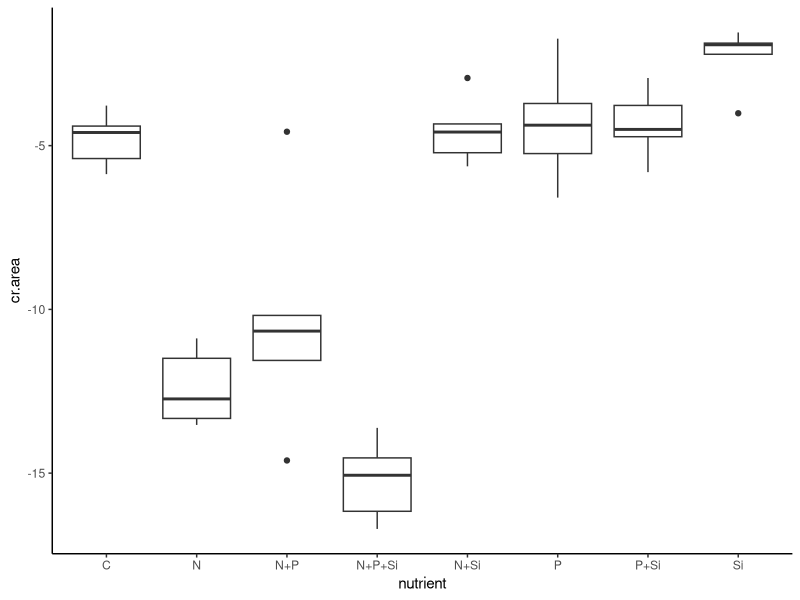
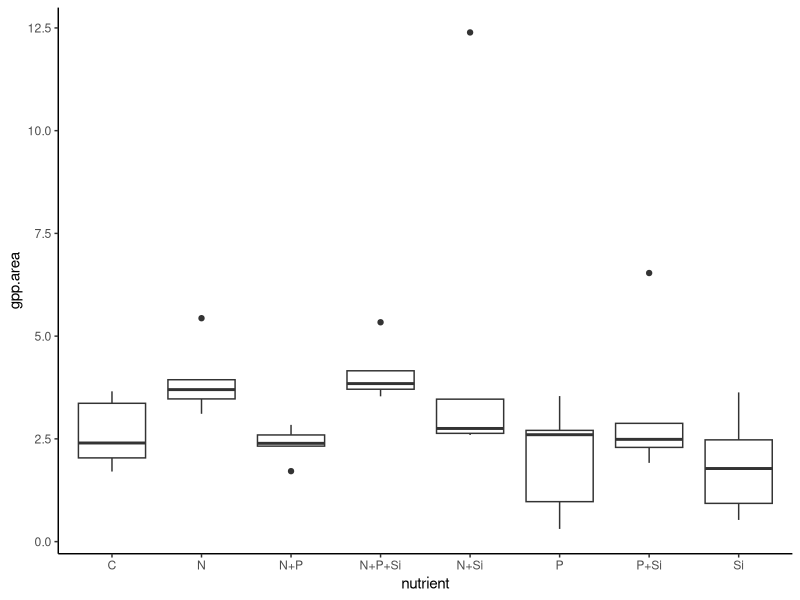
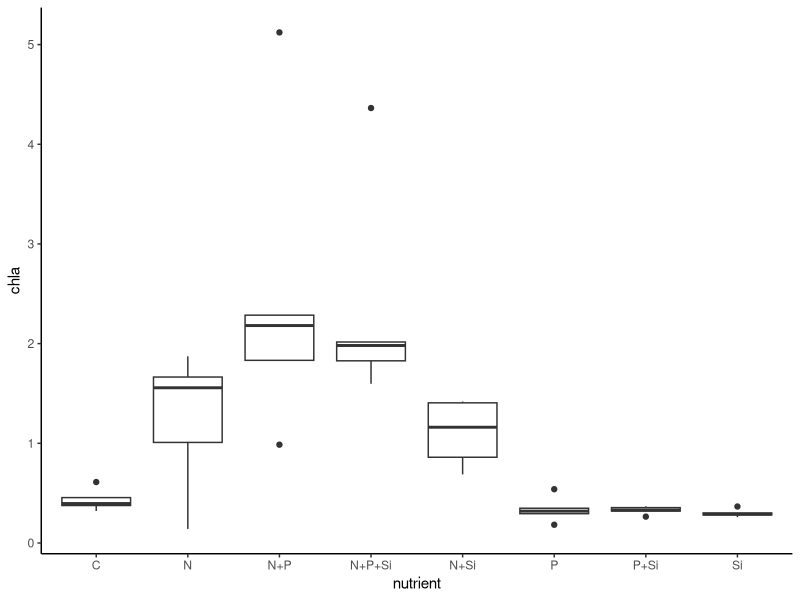
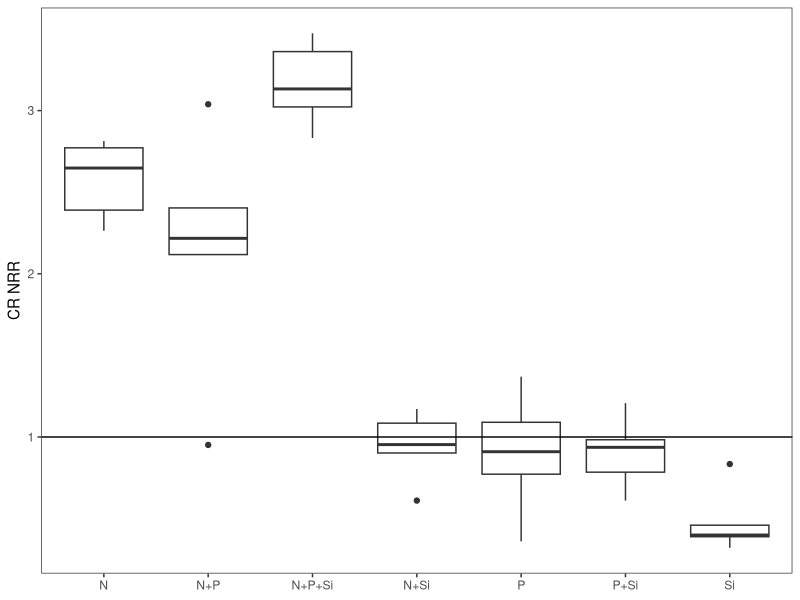
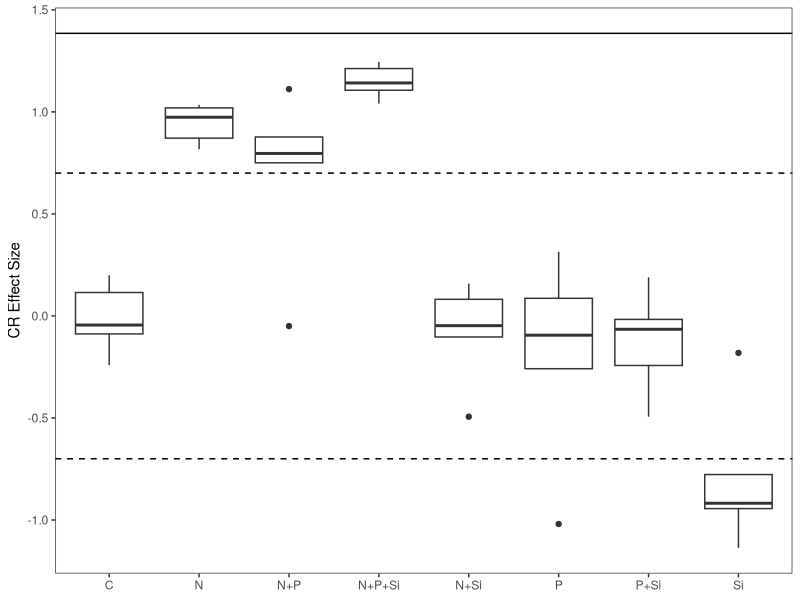
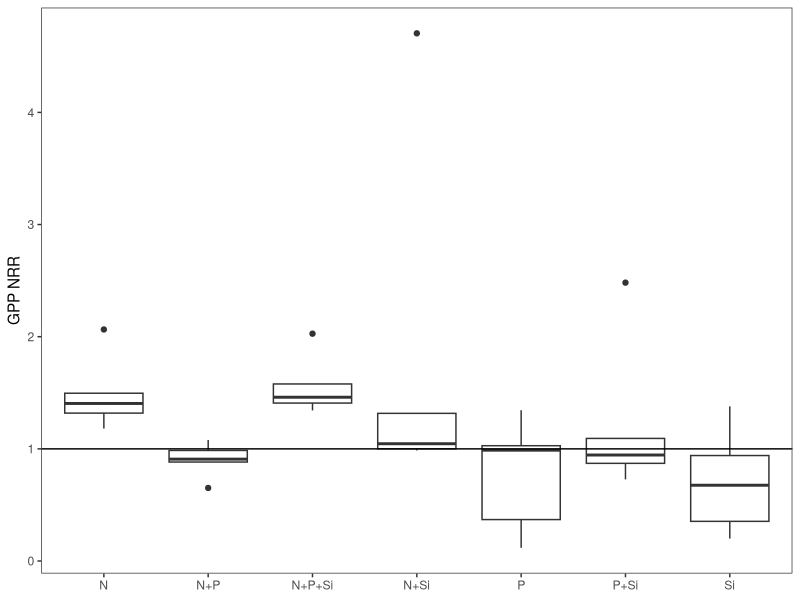
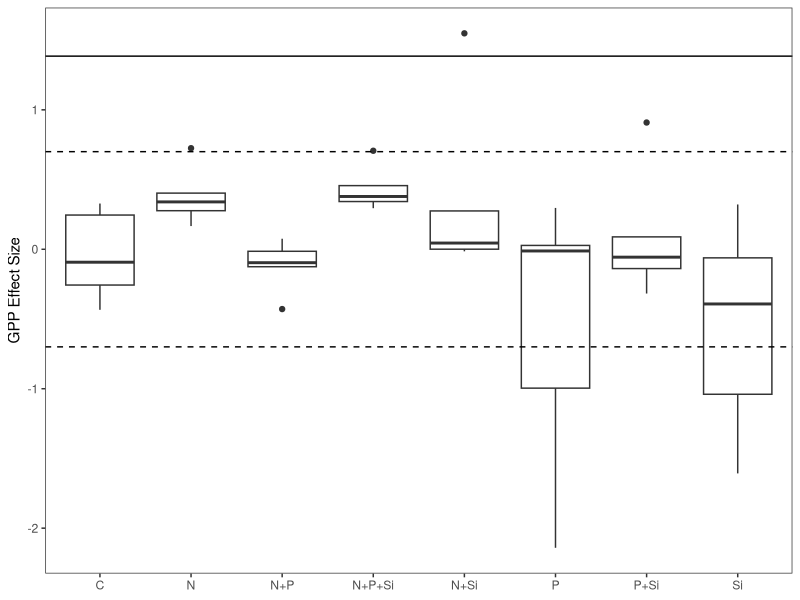
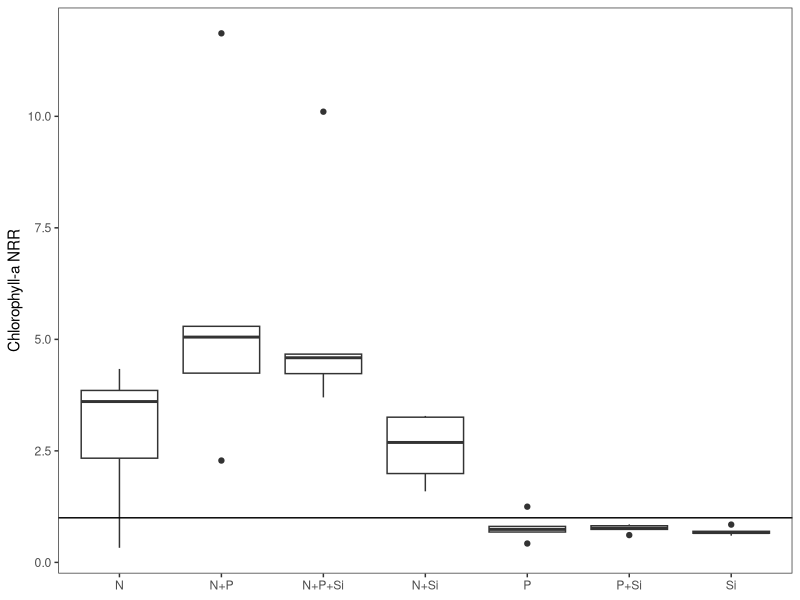

Write R code to recreate these figures, in order. (Note: this script raises an error after producing the figures.)
#Author:  Clay Arango
#Creation date: 10-Feb-19
#Script to analyze NDS data from Summer 2018 WSB work with S. Roley and A. Alexiades

#packages
install.packages("nlme")
install.packages("nortest")
install.packages("plyr")
install.packages("dplyr")
install.packages("multcomp")
install.packages("MASS")
install.packages("ggplot2")
library(nlme)
library(nortest)
library(plyr)
library(dplyr)
library(multcomp)
library(MASS)
library(ggplot2)

#Load data
cle_summer <- read.table(file="cle_summer.csv", header=T, sep=",")

#set variable
d = cle_summer

#evaluate data to make sure factors are correct
names(d)

unique(d$nutrient) #control, N, NP, NPSi, NSi, P, PSi, Si
unique(d$N) #should be 0 and 1
unique(d$P) #should be 0 and 1
unique(d$Si) #should be 0 and 1
unique(d$top) #should be "sponge" and "glass"
#if need to change, use recode function below. 
#d$top<-recode(d$top, "cellulose" = "sponge")
str(d)

#convert N and P and Si values (0 or 1 for absence or presence) to factors
d$N<-as.factor(d$N)
d$P<-as.factor(d$P)
d$Si<-as.factor(d$Si)
str(d)

#subset data into gpp and cr response
d.cr = subset(d, top=="sponge", data=d)
d.gpp = subset(d, top=="glass", data=d)

#check for outliers and check data entry before calculating CR-NRR
ggplot(d.cr, aes(x=nutrient, y=cr.area)) + geom_boxplot() + theme_classic()
#BB5, W1 data entry check out, controls look OK
#keep BB5 and W1

#calculate nrr for cr
x<-ddply(d.cr, "nutrient", summarise, ave_cr = mean(cr.area, na.rm=T)) 
x
d.cr$cr.nrr = d.cr$cr.area/-4.808690 #divide by control ave_cr

#check for outliers and check data entry before calculating GPP- and chla-NRR
ggplot(d.gpp, aes(x=nutrient, y=gpp.area)) + geom_boxplot() + theme_classic()
#Z2 data entry checks out
#can remove Z2 from analysis of NRR, but not affected in NRR calculation

ggplot(d.gpp, aes(x=nutrient, y=chla)) + geom_boxplot() + theme_classic()

#substitute b.d. chlorophyll with 1/2 detection limit using
#3*SD(y/x)/slope, where SD(y/x) is standard error of the chlorophyll regression
#make vectors for the x (chla) and y (RFU) values found in spreadsheet
#y = c(3.39, 397.33, 693, 1390.66, 3003.32, 5897.49)
#x = c(0, 0.025, 0.05, 0.1, 0.25, 0.5)
#summary(lm(y~x))
#chlabd = (188.47/11627.13)/2

#calculate nrr for gpp and chla
x<- ddply(d.gpp, "nutrient", summarise, ave_gpp = mean(gpp.area, na.rm=T), ave_chla = mean(chla, na.rm=T)) 
x
d.gpp$gpp.nrr = d.gpp$gpp.area/2.633438 #divide by control ave_gpp
d.gpp$chla.nrr = d.gpp$chla/0.4318408 #divide by control ave_chla
#use to exclude outliers
#x1<- ddply(subset(d.gpp, !(nds.id=="F6")), "nutrient", summarise, ave_chla = mean(chla, na.rm=T)) 
#x1
#d.gpp$chla.nrr_1<-d.gpp$chla_ug_cm2/2.700340

#combine into one file and export
d.cr$chla.nrr<-NA
#d.cr$chla.nrr_1<-NA#for excluded outliers
d.cr$gpp.nrr<-NA
d.gpp$cr.nrr<-NA
d.nrr<-rbind(d.cr, d.gpp)
d.nrr$site.date<-"cle_summer"
d.nrr$gpp.es<-log(d.nrr$gpp.nrr)
d.nrr$cr.es<-log(d.nrr$cr.nrr)
d.nrr$chla.es<-log(d.nrr$chla.nrr)

write.table(d.nrr, "cle_summer_nrr.csv",  sep=",", quote=F, row.names =F)

###############
#plots of NRR
##############
ggplot(data=subset(d.cr, !(nutrient=="C")), aes(x=nutrient, y=cr.nrr))+geom_boxplot()+theme_bw()+
  ylab("CR NRR")+geom_abline(slope = 0, intercept = 1)+
  theme(axis.title.x=element_blank(), panel.grid.minor=element_blank(), panel.grid.major=element_blank())
#N limitation, possible Si inhibition

ggplot(data=subset(d.nrr, (top=="sponge")), aes(x=nutrient, y=cr.es))+geom_boxplot()+theme_bw()+
  ylab("CR Effect Size")+geom_hline(yintercept = 0.7, lty="dashed")+ geom_hline(yintercept = -0.7, lty="dashed")+
  geom_hline(yintercept = 1.385)+
  theme(axis.title.x=element_blank(), panel.grid.minor=element_blank(), panel.grid.major=element_blank())
#nothing over 1.385, so no significance?

ggplot(data=subset(d.gpp, !(nutrient=="C")), aes(x=nutrient, y=gpp.nrr))+geom_boxplot()+theme_bw()+
  ylab("GPP NRR")+geom_abline(slope = 0, intercept = 1)+
  theme(axis.title.x=element_blank(), panel.grid.minor=element_blank(), panel.grid.major=element_blank())
#possible N limitation (but not NP), likely no limitation (i.e., light?)

ggplot(data=subset(d.nrr, top =="glass"),aes(x=nutrient, y=gpp.es))+geom_boxplot()+theme_bw()+
  ylab("GPP Effect Size")+geom_hline(yintercept = 0.7, lty="dashed")+
  geom_hline(yintercept = -0.7, lty="dashed")+ geom_hline(yintercept = 1.385)+
  theme(axis.title.x=element_blank(), panel.grid.minor=element_blank(), panel.grid.major=element_blank())
#nothing over 1.385 so no significance?

ggplot(data=subset(d.gpp, !(nutrient=="C")), aes(x=nutrient, y=chla.nrr))+geom_boxplot()+theme_bw()+
  ylab("Chlorophyll-a NRR")+geom_abline(slope = 0, intercept = 1)+ 
  theme(axis.title.x=element_blank(), panel.grid.minor=element_blank(), panel.grid.major=element_blank())
#N limitation, possible N+P colimitation

ggplot(data=subset(d.nrr, (top=="glass")), aes(x=nutrient, y=chla.es))+geom_boxplot()+theme_bw()+
  ylab("Chla Effect Size")+ geom_hline(yintercept = 0.7, lty="dashed")+ geom_hline(yintercept = -0.7, lty="dashed")+    
  geom_hline(yintercept = 1.385)+
  theme(axis.title.x=element_blank(), panel.grid.minor=element_blank(), panel.grid.major=element_blank())

##########
#NRR Summary Files
#########

GPP_sum<-ddply(d.gpp, "nutrient", summarise, ave_nrr.gpp=mean(gpp.nrr, na.rm=T), sd_nrr.gpp=sd(gpp.nrr, na.rm=T), 
               se_nrr.gpp =(sd(gpp.nrr)/sqrt(sum(!is.na(gpp.nrr)))), 
               ci95_nrr.gpp = (1.96*(sd(gpp.nrr)/sqrt(sum(!is.na(gpp.nrr))))),
               ave_nrr.chla=mean(chla.nrr, na.rm=T), sd_nrr.chla=sd(chla.nrr, na.rm=T), 
               se_nrr.chla =(sd(chla.nrr)/sqrt(sum(!is.na(chla.nrr)))), 
               ci95_nrr.chla = (1.96*(sd(chla.nrr)/sqrt(sum(!is.na(chla.nrr))))))
CR_sum<-ddply(d.cr, "nutrient", summarise, ave_nrr.cr=mean(cr.nrr, na.rm=T), sd_nrr.cr=sd(cr.nrr, na.rm=T), 
              se_nrr.cr =(sd(cr.nrr)/sqrt(sum(!is.na(cr.nrr)))), 
              ci95_nrr.cr = (1.96*(sd(cr.nrr)/sqrt(sum(!is.na(cr.nrr))))))

#now combine into one and export
d.sum<-merge(GPP_sum, CR_sum, by="nutrient")
d.sum$site_date<-"cle_summer"
write.table(d.sum, "cle_summer_summ.csv",  sep=",", quote=F, row.names=F)

############################################################
#analyze RESPIRATION data
############################################################

M1<-gls(cr.area~N*P*Si, data=d.cr, na.action=na.omit)
E1<-residuals(M1)
qqnorm(E1)
qqline(E1)
ad.test(E1)
   #residuals are not normally distributed p = 0.02542
hist(E1)  
plot(M1)

plot(filter(d.cr, !is.na(cr.area)) %>% dplyr::select(nutrient), 
     E1, xlab="nutrient", ylab="Residuals")
bartlett.test(cr.area~nutrient, data=d.cr)
   #variance test 0.02909, we'll probably need to mess with this one

anova(M1)
 
d.cr$l.cr.area = log10(d.cr$cr.area*-1)
 
M2<-gls(l.cr.area~N*P*Si, data=d.cr, na.action=na.omit)
E2<-residuals(M2)
qqnorm(E2)
qqline(E2)
ad.test(E2)
#residuals are not normally distributed p = 0.01256
hist(E2)  
plot(M2)

plot(filter(d.cr, !is.na(l.cr.area)) %>% dplyr::select(nutrient), 
     E2, xlab="nutrient", ylab="Residuals")
bartlett.test(l.cr.area~nutrient, data=d.cr)
#variance test 0.01279, we'll probably need to mess with this one

anova(M2)

#How to normalize leptokurtic distribution?
#try cube root transformation, but need to make the values positive

d.cr$cube.cr.area = (d.cr$cr.area*-1)^(1/3)

M3<-gls(cube.cr.area~N*P*Si, data=d.cr, na.action=na.omit)
E3<-residuals(M3)
qqnorm(E3)
qqline(E3)
ad.test(E3)
#residuals are not normally distributed p = 0.03379
hist(E3)  
plot(M3)

plot(filter(d.cr, !is.na(cube.cr.area)) %>% dplyr::select(nutrient), 
     E3, xlab="nutrient", ylab="Residuals")
bartlett.test(cube.cr.area~nutrient, data=d.cr)
#variance test 0.05274

anova(M3)

##########################################################
#do multiple 2 way ANOVAs to improve our ability to interpret
##########################################################
#N and P
M1<-gls(cr.area~N*P, data=d.cr, na.action=na.omit)
E1<-residuals(M1)
qqnorm(E1)
qqline(E1)
ad.test(E1)
#residuals are normally distributed, p=0.871
hist(E1)  
plot(M1)

bartlett.test(cr.area~nutrient, data=d.cr)
#variance test not OK

anova(M1) #interpretation, N and P limitation (each is limiting)
interaction.plot(d.cr$N, d.cr$P, d.cr$cr.area*-1)

#N and Si
M1<-gls(cr.area~N*Si, data=d.cr, na.action=na.omit)
E1<-residuals(M1)
qqnorm(E1)
qqline(E1)
ad.test(E1)
#residuals are normally distributed, p=0.1418
hist(E1)  
plot(M1)

bartlett.test(cr.area~nutrient, data=d.cr)
#variance test not OK

anova(M1) #interpretation, N limitation
interaction.plot(d.cr$N, d.cr$Si, d.cr$cr.area*-1)

#P and Si
M1<-gls(cr.area~P*Si, data=d.cr, na.action=na.omit)
E1<-residuals(M1)
qqnorm(E1)
qqline(E1)
ad.test(E1)
#residuals are normally distributed, p=0.1194
hist(E1)  
plot(M1)

bartlett.test(cr.area~nutrient, data=d.cr)
#variance test not OK

anova(M1) #interpretation, P+Si limiting together
interaction.plot(d.cr$P, d.cr$Si, d.cr$cr.area*-1)
##########################################################
##########################################################

x <- group_by(d.cr, nutrient) %>%  # Grouping function causes subsequent functions to aggregate by season and reach
  summarize(cr.mean = abs(mean(cube.cr.area, na.rm = TRUE)), # na.rm = TRUE to remove missing values
            cr.sd=abs(sd(cube.cr.area, na.rm = TRUE)),  # na.rm = TRUE to remove missing values
            n = sum(!is.na(cube.cr.area)), # of observations, excluding NAs. 
            cr.se=cr.sd/sqrt(n))

ggplot(data=x, aes(x=nutrient, y=cr.mean)) + 
  geom_bar(stat="identity", position=position_dodge(), color = "black") + 
  geom_errorbar(aes(ymin=cr.mean, ymax=cr.mean+cr.se), width=0.2, 
                position=position_dodge(0.9)) + 
  xlab("Nutrient") +
  ylab(expression(Respiration~(ug~O[2]~m^{-2}~h^{-1}))) +
  #ylim(0,20) +
  labs(fill="Light") +
  theme_bw() +
  theme(panel.grid.major=element_blank(),
        panel.grid.minor=element_blank(),
        legend.title=element_text(size=6),
        legend.key=element_blank(), 
        legend.position=c(0.5,0.95), 
        legend.text=element_text(size=8), 
        legend.background=element_blank(), 
        legend.direction="horizontal", 
        legend.key.size=unit(0.3, "cm"), 
        axis.title.y=element_text(size=8), 
        axis.title.x=element_text(size=8), 
        axis.text.x=element_text(size=8))

#ggsave('output/figures/Ring_summer.tiff',
#       units="in",
#       width=3.25,
#       height=3.25,
#       dpi=1200,
#       compression="lzw")

#summarize nrr
x <- group_by(d.cr, nutrient) %>%  # Grouping function causes subsequent functions to aggregate by season and reach
  summarize(cr.mean = abs(mean(cr.nrr, na.rm = TRUE)), # na.rm = TRUE to remove missing values
            cr.sd=abs(sd(cr.nrr, na.rm = TRUE)),  # na.rm = TRUE to remove missing values
            n = sum(!is.na(cr.nrr)), # of observations, excluding NAs. 
            cr.se=cr.sd/sqrt(n))

############################################################
#analyze the PRODUCTION data
############################################################

M1<-gls(gpp.area~N*P*Si, data=d.gpp, na.action=na.omit) 
E1<-residuals(M1)
qqnorm(E1)
qqline(E1)
ad.test(E1)
   #residuals are not normal, remove outlier Z2?

hist(E1, xlab="residuals", main="")
plot(M1)

plot(filter(d.gpp, !is.na(gpp.area)) %>% dplyr::select(nutrient), 
     E1, xlab="nutrient", ylab="Residuals")
bartlett.test(gpp.area~nutrient, data=d.gpp)
   #not good, check outlier

anova(M1)

#remove Z2
d.gpp.x1 = subset(d.gpp, !(nds.id=="Z2"))

M1<-gls(gpp.area~N*P*Si, data=d.gpp.x1, na.action=na.omit) 
E1<-residuals(M1)
qqnorm(E1)
qqline(E1)
ad.test(E1)
#residuals are normal, p=0.0791

hist(E1, xlab="residuals", main="")
plot(M1)

plot(filter(d.gpp, !is.na(gpp.area)) %>% dplyr::select(nutrient), 
     E1, xlab="nutrient", ylab="Residuals")
bartlett.test(gpp.area~nutrient, data=d.gpp)
#not good, 0.0002363

anova(M1)

#log transformation
d.gpp.x1$l.gpp.area = log10(d.gpp.x1$gpp.area+1)
  
M2<-gls(l.gpp.area~N*P*Si, data=d.gpp.x1, na.action=na.omit) 
E2<-residuals(M2)
qqnorm(E2)
qqline(E2)
ad.test(E2)
#residuals are normal, p=0.2161

hist(E2, xlab="residuals", main="")
plot(M2)

plot(filter(d.gpp, !is.na(gpp.area)) %>% dplyr::select(nutrient), 
     E1, xlab="nutrient", ylab="Residuals")
bartlett.test(l.gpp.area~nutrient, data=d.gpp.x1)
#not good, 0.01833

anova(M2)

x <- group_by(d.gpp, nutrient) %>%  # Grouping function causes subsequent functions to aggregate by season and reach
  summarize(gpp.mean = abs(mean(gpp.area, na.rm = TRUE)), # na.rm = TRUE to remove missing values
            gpp.sd=abs(sd(gpp.area, na.rm = TRUE)),  # na.rm = TRUE to remove missing values
            n = sum(!is.na(gpp.area)), # of observations, excluding NAs. 
            gpp.se=gpp.sd/sqrt(n))

ggplot(data=x, aes(x=nutrient, y=gpp.mean)) + 
  geom_bar(stat="identity", position=position_dodge(), color = "black") + 
  geom_errorbar(aes(ymin=gpp.mean, ymax=gpp.mean+gpp.se), width=0.2, 
                position=position_dodge(0.9)) + 
  xlab("Nutrient") +
  ylab(expression(Production~(ug~O[2]~m^{-2}~h^{-1}))) +
  labs(fill="Light") +
  theme_bw() +
  theme(panel.grid.major=element_blank(),
        panel.grid.minor=element_blank(), 
        legend.title=element_text(size=6), 
        legend.key=element_blank(),  
        legend.position=c(0.5,0.95),  
        legend.text=element_text(size=8),  
        legend.background=element_blank(),  
        legend.direction="horizontal",  
        legend.key.size=unit(0.3, "cm"),  
        axis.title.y=element_text(size=8),  
        axis.title.x=element_text(size=8),  
        axis.text.x=element_text(size=8))

#ggsave('output/figures/gppByNutrient.tiff',
#       units="in",
#       width=3.25,
#       height=3.25,
#       dpi=1200,
#       compression="lzw")


#summarize nrr
x <- group_by(d.gpp, nutrient) %>%  # Grouping function causes subsequent functions to aggregate by season and reach
  summarize(gpp.mean = abs(mean(gpp.nrr, na.rm = TRUE)), # na.rm = TRUE to remove missing values
            gpp.sd=abs(sd(gpp.nrr, na.rm = TRUE)),  # na.rm = TRUE to remove missing values
            n = sum(!is.na(gpp.nrr)), # of observations, excluding NAs. 
            gpp.se=gpp.sd/sqrt(n))

############################################################
#analyze the CHL-A biomass on disks

M1<-gls(chla~N*P*Si, data=d.gpp, na.action=na.omit)
E1<-residuals(M1)
qqnorm(E1)
qqline(E1)
ad.test(E1)
  #residuals look bad (p=2.65e-8)
hist(E1)
plot(M1)

bartlett.test(chla~nutrient, data=d.gpp)
#data look bad p=6.335e-12

#log transformation
d.gpp$l.chla = log10(d.gpp$chla+1)

M2<-gls(l.chla~N*P*Si, data=d.gpp, na.action=na.omit) 
E2<-residuals(M2)
qqnorm(E2)
qqline(E2)
ad.test(E2)
#residuals are not normal, p=4.758e-5

hist(E2, xlab="residuals", main="")
plot(M2)

plot(filter(d.gpp, !is.na(gpp.area)) %>% dplyr::select(nutrient), 
     E1, xlab="nutrient", ylab="Residuals")
bartlett.test(l.chla~nutrient, data=d.gpp)
#not good, 3.008e-6

anova(M2)
